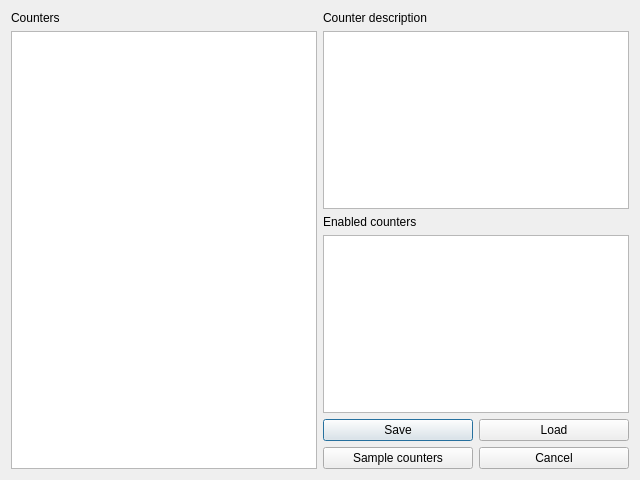
<?xml version="1.0" encoding="UTF-8"?>
<ui version="4.0">
 <class>PerformanceCounterSelection</class>
 <widget class="QDialog" name="PerformanceCounterSelection">
  <property name="geometry">
   <rect>
    <x>0</x>
    <y>0</y>
    <width>640</width>
    <height>480</height>
   </rect>
  </property>
  <property name="windowTitle">
   <string>Performance counter selection</string>
  </property>
  <layout class="QHBoxLayout" name="horizontalLayout">
   <item>
    <layout class="QVBoxLayout" name="verticalLayout_2">
     <item>
      <widget class="QLabel" name="countersLabel">
       <property name="text">
        <string>Counters</string>
       </property>
      </widget>
     </item>
     <item>
      <widget class="RDTreeWidget" name="counterTree">
       <attribute name="headerDefaultSectionSize">
        <number>31</number>
       </attribute>
      </widget>
     </item>
    </layout>
   </item>
   <item>
    <layout class="QVBoxLayout" name="verticalLayout">
     <item>
      <widget class="QLabel" name="counterDescriptionLabel">
       <property name="text">
        <string>Counter description</string>
       </property>
      </widget>
     </item>
     <item>
      <widget class="QTextBrowser" name="counterDescription">
        <property name="openExternalLinks">
          <bool>true</bool>
        </property>
      </widget>
     </item>
     <item>
      <widget class="QLabel" name="enabledCountersLabel">
       <property name="text">
        <string>Enabled counters</string>
       </property>
      </widget>
     </item>
     <item>
      <widget class="QListWidget" name="enabledCounters">
       <property name="sortingEnabled">
        <bool>true</bool>
       </property>
      </widget>
     </item>
     <item>
      <layout class="QGridLayout" name="gridLayout">
       <item row="0" column="0">
        <widget class="QPushButton" name="save">
         <property name="text">
          <string>Save</string>
         </property>
        </widget>
       </item>
       <item row="0" column="1">
        <widget class="QPushButton" name="load">
         <property name="text">
          <string>Load</string>
         </property>
        </widget>
       </item>
       <item row="1" column="0">
        <widget class="QPushButton" name="sampleCounters">
         <property name="text">
          <string>Sample counters</string>
         </property>
        </widget>
       </item>
       <item row="1" column="1">
        <widget class="QPushButton" name="cancel">
         <property name="text">
          <string>Cancel</string>
         </property>
        </widget>
       </item>
      </layout>
     </item>
    </layout>
   </item>
  </layout>
 </widget>
 <customwidgets>
  <customwidget>
   <class>RDTreeWidget</class>
   <extends>QTreeView</extends>
   <header>Widgets/Extended/RDTreeWidget.h</header>
  </customwidget>
 </customwidgets>
 <resources/>
 <connections/>
</ui>
